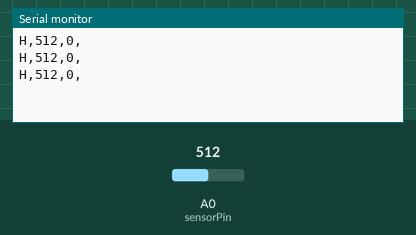
The sketch below on a simulated Arduino Uno, built with avr-gcc and run on an emulated ATmega328P. On the bench: the last lines printed to the serial monitor. The inputs (shaded band) are chosen by the test bench; at power-on: A0 (sensorPin) = 512.

Above: at 1.5 s.
1.6 s: A0 (sensorPin) set to 716
At 2.7 s:
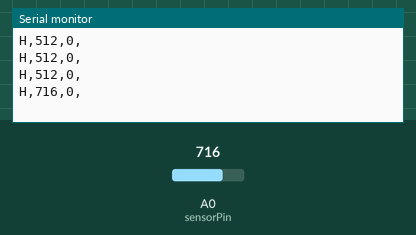
3.1 s: A0 (sensorPin) set to 900
At 4.0 s:
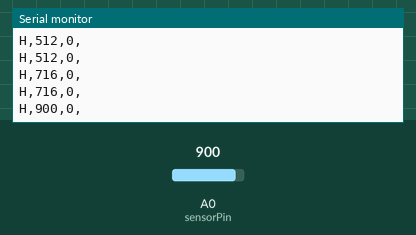
Timing chart, 0 to 6.1 s (numbered marks = the images above; inputs shaded):
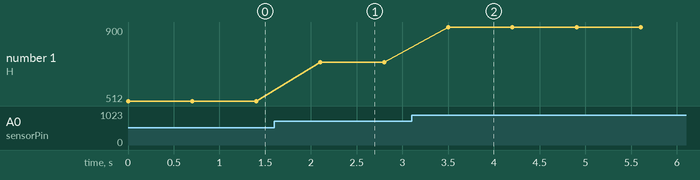

The sketch:

PhotoResistor.ino
```cpp
//透過A0讀入光敏電阻的分壓，並透過串列埠輸出其數值
const int sensorPin = 0;
int value = 0;
void setup()
{
  Serial.begin(9600);
}
void start_test() {
  value = analogRead(sensorPin);
}

void loop()
{
  start_test();
  Serial.print('H');
  Serial.print(',');
  Serial.print(value); //顯示濕度的整數位元；
  Serial.print(',');
  Serial.print(0); //顯示溫度的整數位元；
  Serial.println(',');
  delay(700);
}
```

Measured:
- after the input at 1.6 s, the serial monitor: prints a new line after 0.50 s (image 1)
- after the input at 3.1 s, the serial monitor: prints a new line after 0.40 s (image 2)
- plotted number 1: 512 → 716 after the input at 1.6 s, 716 → 900 after the input at 3.1 s
